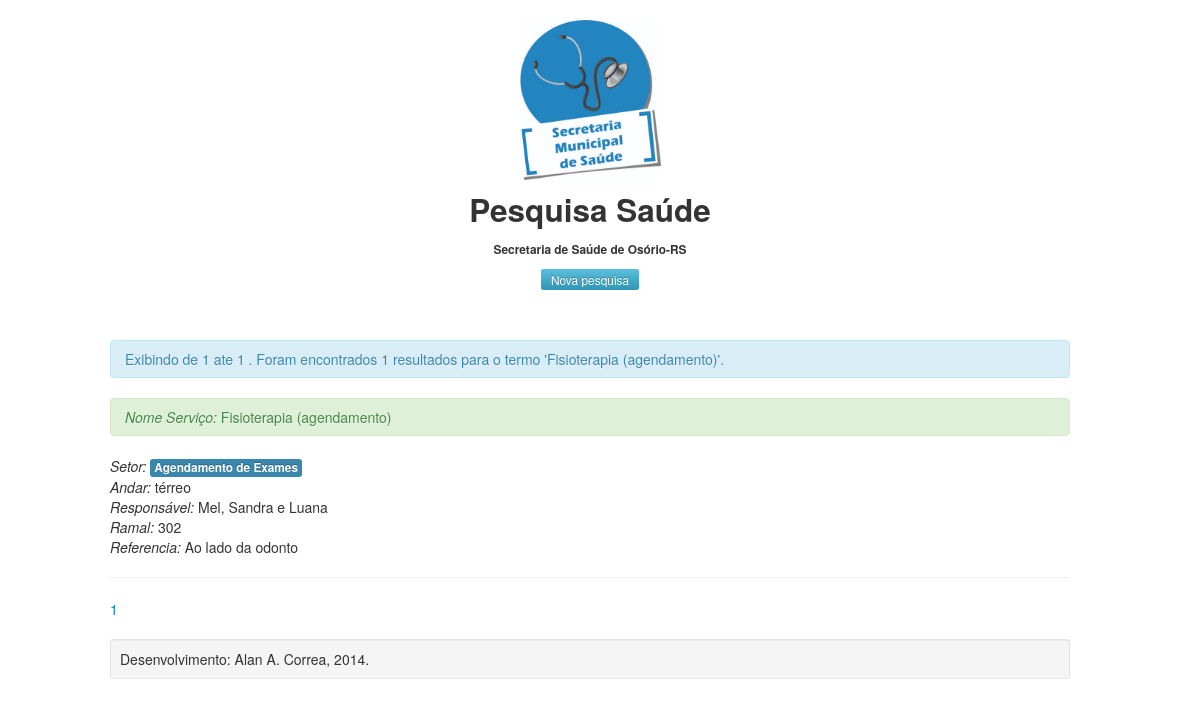
/buscar.php?consulta=Fisioterapia (agendamento), run on the app's committed database.
### tables this page shows
CREATE TABLE IF NOT EXISTS `servicos` (
  `id` int(11) NOT NULL AUTO_INCREMENT,
  `nome_servico` varchar(250) NOT NULL,
  `setor` varchar(250) NOT NULL,
  `andar` varchar(250) NOT NULL,
  `responsavel` varchar(250) NOT NULL,
  `ramal` varchar(250) NOT NULL,
  `referencia` varchar(250) NOT NULL,
  `obs` text NOT NULL,
  PRIMARY KEY (`id`)
);

### buscar.php (the view, shortened to what this page needs)
<html>
    <head>
    <head>
        <link type="text/css"href="jquery-ui-1.10.3.custom/css/ui-lightness/jquery-ui-1.10.3.custom.css" rel="stylesheet" />
        <link href="bootstrap/css/bootstrap.css" rel="stylesheet" type="text/css" />
    </head>
</head>
<body>
    <div class="container">
        <div class="row clearfix">
            <div class="col-md-12 column">
                <div class="jumbotron">
                    <center>
                        <br><img src="img/BotaoSecretariadeSaude.jpg" width="141" height="32">
                        <h2>Pesquisa Sa&uacute;de </h2>
                        <h6>Secretaria de Sa&uacute;de de Os&oacute;rio-RS</h6>
                        <center>
                            <a href="index.php" class="btn-small btn-info">Nova pesquisa</a>
                        </center>
                    </center>
                </div>
            </div>
        </div>
        <div class="row clearfix">
            <div class="col-md-2 column">
                <?php
                $_BS['PorPagina'] = 6;
                $_BS['MySQL']['servidor'] = 'localhost';
                $_BS['MySQL']['usuario'] = 'root';
                $_BS['MySQL']['senha'] = '';
                $_BS['MySQL']['banco'] = 'pesquisasaude';
                $busca = $_GET['consulta'];
                $busca = mysql_real_escape_string($busca);
                $sql = "SELECT COUNT(*) AS total FROM servicos WHERE nome_servico LIKE '%$busca%' OR '%$busca%'";
                $query = mysql_query($sql);
                $total = mysql_result($query, 0, 'total');
                $paginas = (($total % $_BS['PorPagina']) > 0) ? (int) ($total / $_BS['PorPagina']) + 1 : ($total / $_BS['PorPagina']);
                if (isset($_GET['pagina'])) {
                    $pagina = (int) $_GET['pagina'];
                } else {
                    $pagina = 1;
                }
                $pagina = max(min($paginas, $pagina), 1);
                $inicio = ($pagina - 1) * $_BS['PorPagina'];
                $sql = "SELECT * FROM servicos WHERE nome_servico LIKE '%$busca%' OR '%$busca%' ORDER BY nome_servico DESC LIMIT " . $inicio . ", " . $_BS['PorPagina'];
                $query = mysql_query($sql);
                echo " <br> <br><p><div class='alert alert-info'>Exibindo de " . min($total, ($inicio + 1)) . " ate " . min($total, ($inicio + $_BS['PorPagina'])) . " . Foram encontrados " . $total . " resultados para o termo '" . $_GET['consulta'] . "'.</div></p>";
                while ($resultado = mysql_fetch_assoc($query)) {
                    $nome_servico = $resultado['nome_servico'];
                    $setor = $resultado['setor'];
                    $andar = $resultado['andar'];
                    $responsavel = $resultado['responsavel'];
                    $ramal = $resultado['ramal'];
                    $referencia = $resultado['referencia'];
                    echo '<p>';
                    echo "<div class='alert alert-success'><i>Nome Servi&ccedil;o: </i>" . $nome_servico . "</div>";
                    echo "<i>Setor: </i> <span class='label label-info'>" . $setor . "</span><br>";
                    echo "<i>Andar: </i>" . $andar . "<br />";
                    echo "<i>Respons&aacute;vel: </i>" . $responsavel . "<br />";
                    echo "<i>Ramal: </i>" . $ramal . "<br />";
                    echo "<i>Referencia: </i>" . $referencia . "<br />";
                }
                echo '</p>';
                if ($total > 0) {
                    echo '<hr>';
                    for ($n = 1; $n <= $paginas; $n++) {
                        echo '<a href="?consulta=' . $_GET['consulta'] . '&pagina=' . $n . '">' . $n . '</a>&nbsp;&nbsp;';
                    }
                }
                echo '<br /><br />';
                ?>
            </div>
            <div class="well well-small">Desenvolvimento: Alan A. Correa, 2014.</div>
        </div>
    </div>
</body>
</html>

### data on the page
servicos: nome_servico "Fisioterapia (agendamento)", setor "Agendamento de Exames", andar "térreo", responsavel "Mel, Sandra e Luana", ramal "302", referencia "Ao lado da odonto"

### other printed values
min($total, ($inicio + 1)) "1"
min($total, ($inicio + $_BS['PorPagina'])) "1"
$total "1"
$_GET['consulta'] "Fisioterapia (agendamento)"
